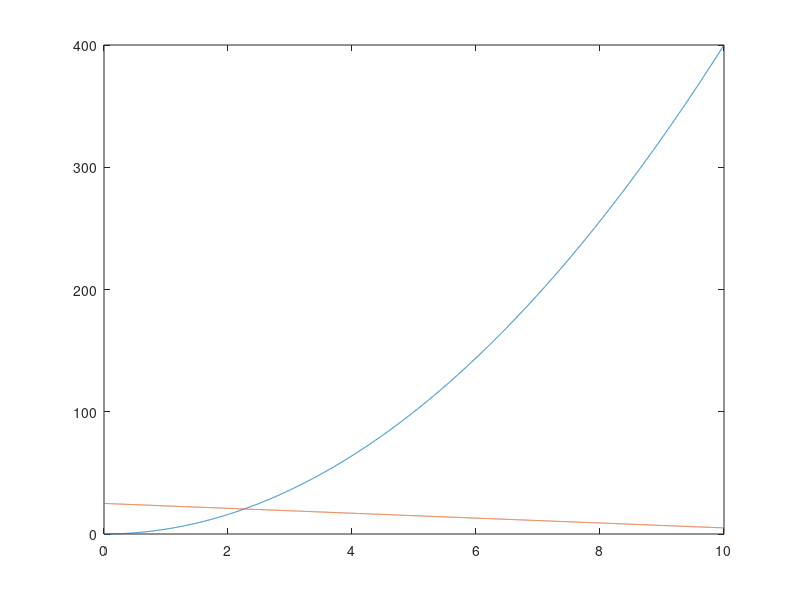

This figure's MATLAB source:
clear; clc; close all; %startup procedures

t = 0:.001:10; % make time vector with incements of 1 millisecond

x = 4*t.^2; % equation for x(t)
y = 25-2*t; % equation for y(t)
xlabel('t [s]')
ylabel('x,y')


plot(t,x)
hold on
plot(t,y)

first_t_x = t(x>45);%3.3550 6646 instances 10-3.3550 time left
first_t_y = t(y<5); % dosent happen 0 instances and no time left
second_t_x = t(x>55);% 3.7090 - 10 sec
second_t_y = t(y>4.2);% 0 - 10 sec




